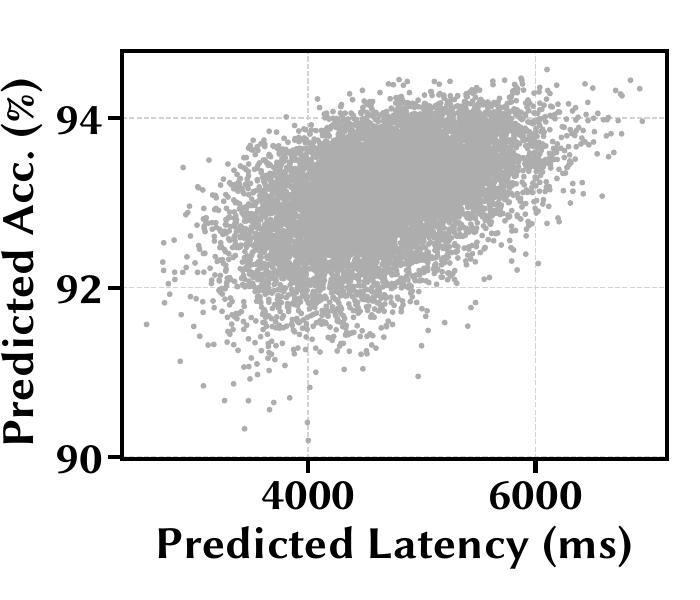

Python code for this plot:
#!/usr/bin/env python3

import pickle
import matplotlib.pyplot as plt
import matplotlib

accuracy = pickle.load(open("../sample_accuracy.pickle", "rb"))
latency = pickle.load(open("../sample_latency.pickle", "rb"))

plt.rcParams["font.family"] = "Linux Biolinum O"
plt.rcParams.update({'font.size': 33,'font.weight':'bold','pdf.fonttype':42})
plt.rcParams["legend.handlelength"]=1.5

fig = plt.figure(figsize=(7, 6))
ax1 = fig.add_axes([0.174, 0.235, 0.779, 0.68])
ax1.yaxis.set_label_coords(-0.142, 0.48)
ax1.ticklabel_format(style='sci', axis='x')


ax1.scatter(latency, accuracy, c='#adadad', s=10, zorder=6)


#ax1.set_xticks(xtick)
#ax1.set_xlim(xlim)
#ax1.set_yticks([i for i in range(72, 79, 2)])
#ax1.set_ylim([72, 78])

#ax1.set_xlabel(xname +  ' Lat. (ms)',weight='bold')
ax1.set_xlabel('Predicted Latency (ms)',weight='bold')
ax1.set_ylabel('Predicted Acc. (%)', weight='bold')

ax1.yaxis.grid(zorder=-1,color='lightgray',dashes=(5,10),linewidth=1,linestyle='--')
ax1.xaxis.grid(zorder=-1,color='lightgray',dashes=(5,10),linewidth=1,linestyle='--')

#ax1.yaxis.get_major_formatter().set_powerlimits((0,1))

ax1.tick_params(axis='both',direction='out', length=10, width=3, colors='k', grid_alpha=1)
for axis in ['top','bottom','left','right']:
	ax1.spines[axis].set_linewidth(3.0)
	
#legend=fig.legend(scatterpoints=1, frameon=True,ncol=1,bbox_to_anchor=(0.95,0.52),fontsize='small',facecolor='w',edgecolor='k',handletextpad=0.1,labelspacing=0,columnspacing = 0.1)
#legend.get_frame().set_alpha(0.5)


plt.show()

fig.savefig('./sample_model.pdf')